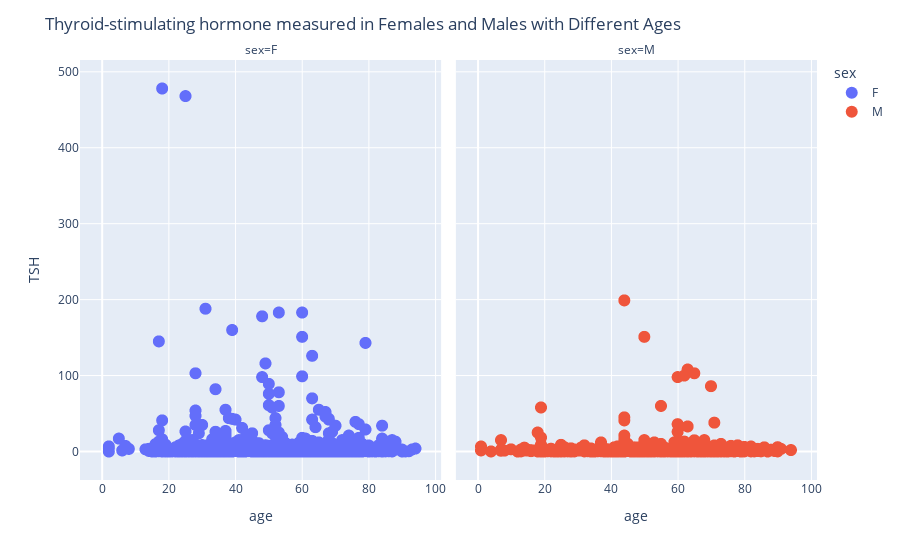

Source (notebook cell):
### Code cell
fig = px.scatter(df,x=df['age'],y=df['TSH'],facet_col='sex',color='sex')
fig.update_traces(marker=dict(size=12))
fig.update_layout(title_text="Thyroid-stimulating hormone measured in Females and Males with Different Ages")

### Figure 1 — Plotly figure (JSON) as saved in the notebook; plotly's stock layout.template omitted (floating-point values rounded to 4 significant figures; data arrays with more than 128 entries replaced by an {"elided": "..."} marker saying what was removed)
{"data": [{"hovertemplate": "sex=F<br>age=%{x}<br>TSH=%{y}<extra></extra>", "legendgroup": "F", "marker": {"color": "#636efa", "size": 12, "symbol": "circle"}, "mode": "markers", "name": "F", "showlegend": true, "type": "scattergl", "x": {"elided": "1629 int values"}, "xaxis": "x", "y": {"elided": "1629 float values"}, "yaxis": "y"}, {"hovertemplate": "sex=M<br>age=%{x}<br>TSH=%{y}<extra></extra>", "legendgroup": "M", "marker": {"color": "#EF553B", "size": 12, "symbol": "circle"}, "mode": "markers", "name": "M", "showlegend": true, "type": "scattergl", "x": {"elided": "788 int values"}, "xaxis": "x2", "y": {"elided": "788 float values"}, "yaxis": "y2"}], "layout": {"annotations": [{"font": {}, "showarrow": false, "text": "sex=F", "x": 0.245, "xanchor": "center", "xref": "paper", "y": 1, "yanchor": "bottom", "yref": "paper"}, {"font": {}, "showarrow": false, "text": "sex=M", "x": 0.755, "xanchor": "center", "xref": "paper", "y": 1, "yanchor": "bottom", "yref": "paper"}], "legend": {"title": {"text": "sex"}, "tracegroupgap": 0}, "margin": {"t": 60}, "title": {"text": "Thyroid-stimulating hormone measured in Females and Males with Different Ages"}, "xaxis": {"anchor": "y", "domain": [0, 0.49], "title": {"text": "age"}}, "xaxis2": {"anchor": "y2", "domain": [0.51, 1], "matches": "x", "title": {"text": "age"}}, "yaxis": {"anchor": "x", "domain": [0, 1], "title": {"text": "TSH"}}, "yaxis2": {"anchor": "x2", "domain": [0, 1], "matches": "y", "showticklabels": false}}}
